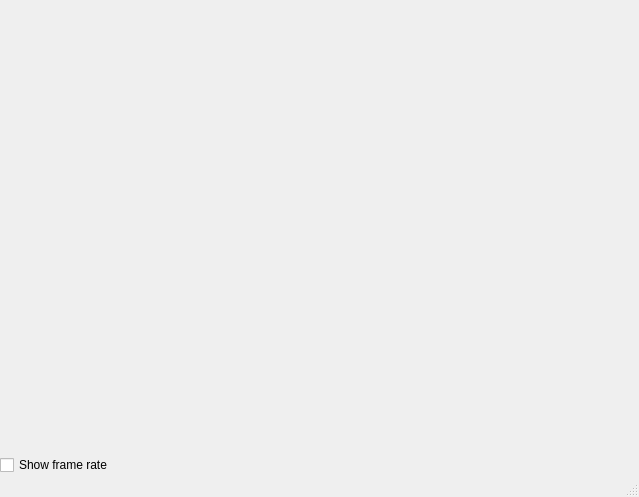
<?xml version="1.0" encoding="UTF-8"?>
<ui version="4.0">
 <class>GLPreviewWindow</class>
 <widget class="QMainWindow" name="GLPreviewWindow">
  <property name="geometry">
   <rect>
    <x>0</x>
    <y>0</y>
    <width>639</width>
    <height>497</height>
   </rect>
  </property>
  <property name="windowTitle">
   <string>3D Preview</string>
  </property>
  <widget class="QWidget" name="central_widget_">
   <layout class="QVBoxLayout" name="verticalLayout">
    <property name="margin">
     <number>0</number>
    </property>
    <item>
     <widget class="GLWidget" name="gl_widget_" native="true"/>
    </item>
    <item>
     <widget class="QCheckBox" name="frame_rate_check_box_">
      <property name="text">
       <string>Show frame rate</string>
      </property>
     </widget>
    </item>
   </layout>
  </widget>
  <widget class="QStatusBar" name="status_bar_"/>
 </widget>
 <customwidgets>
  <customwidget>
   <class>GLWidget</class>
   <extends>QWidget</extends>
   <header>gl_widget.h</header>
   <container>1</container>
   <slots>
    <signal>frameRateChanged(QString)</signal>
    <signal>frameStatsChanged(QString)</signal>
    <slot>enableFrameRate(bool)</slot>
   </slots>
  </customwidget>
 </customwidgets>
 <resources/>
 <connections>
  <connection>
   <sender>gl_widget_</sender>
   <signal>frameRateChanged(QString)</signal>
   <receiver>status_bar_</receiver>
   <slot>showMessage(QString)</slot>
   <hints>
    <hint type="sourcelabel">
     <x>399</x>
     <y>288</y>
    </hint>
    <hint type="destinationlabel">
     <x>399</x>
     <y>589</y>
    </hint>
   </hints>
  </connection>
  <connection>
   <sender>frame_rate_check_box_</sender>
   <signal>toggled(bool)</signal>
   <receiver>gl_widget_</receiver>
   <slot>enableFrameRate(bool)</slot>
   <hints>
    <hint type="sourcelabel">
     <x>147</x>
     <y>564</y>
    </hint>
    <hint type="destinationlabel">
     <x>165</x>
     <y>452</y>
    </hint>
   </hints>
  </connection>
  <connection>
   <sender>frame_rate_check_box_</sender>
   <signal>toggled(bool)</signal>
   <receiver>status_bar_</receiver>
   <slot>clearMessage()</slot>
   <hints>
    <hint type="sourcelabel">
     <x>241</x>
     <y>561</y>
    </hint>
    <hint type="destinationlabel">
     <x>243</x>
     <y>591</y>
    </hint>
   </hints>
  </connection>
 </connections>
</ui>
